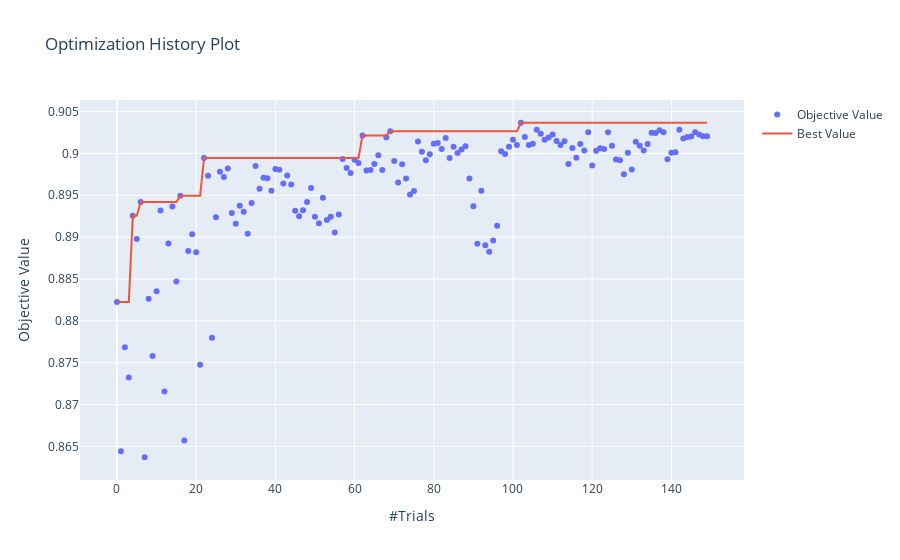

Source (notebook cell):
### Code cell
# Save
pickle.dump(study.best_trial.params, open('CatBoost_Hyperparameter.pickle', 'wb'))
print("Best Score: ", study.best_value)

printmd('**CatBoost Tuned Hyperparameters**')
pprint.pprint(study.best_trial.params)
#{'boosting_type': 'Ordered',
#  'bootstrap_type': 'MVS',
#  'colsample_bylevel': 0.09418952652664625,
#  'depth': 4,
#  'iterations': 6890,
#  'learning_rate': 0.02106495292213335,
#  'objective': 'Logloss',
#  'random_state': 42,
#  'random_strength': 75}

# history
display(optuna.visualization.plot_optimization_history(study))

# Importance
display(plot_param_importances(study))

### Figure 1 — Plotly figure (JSON) as saved in the notebook; plotly's stock layout.template omitted (floating-point values rounded to 4 significant figures; data arrays with more than 128 entries replaced by an {"elided": "..."} marker saying what was removed)
{"data": [{"mode": "markers", "name": "Objective Value", "type": "scatter", "x": {"elided": "150 int values"}, "y": {"elided": "150 float values"}}, {"name": "Best Value", "type": "scatter", "x": {"elided": "150 int values"}, "y": {"elided": "150 float values"}}], "layout": {"title": {"text": "Optimization History Plot"}, "xaxis": {"title": {"text": "#Trials"}}, "yaxis": {"title": {"text": "Objective Value"}}}}
